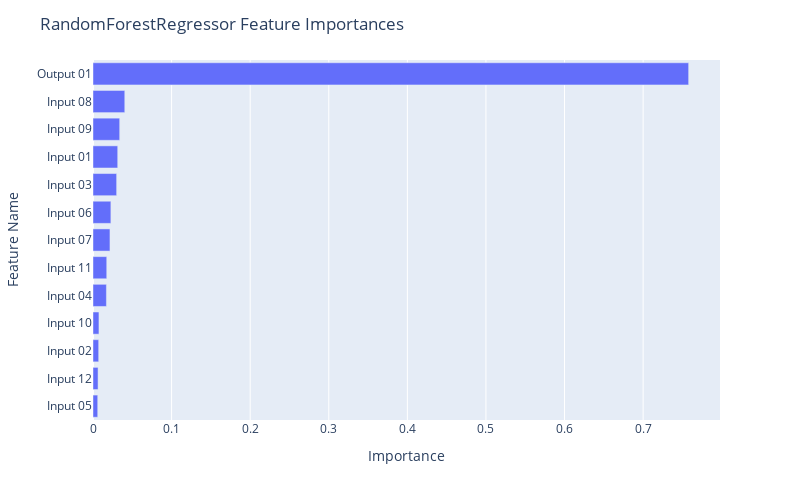

Notebook cell for this chart:
### Code cell
fig = px.bar(df_rf, x="Importance", y="Feature Name")

fig.update_layout(
    autosize=False,
    width=800,
    height=500,
    title_text=f"RandomForestRegressor Feature Importances",
    yaxis={'categoryorder':'total ascending'}
)

fig.show()

### Figure 1 — Plotly figure (JSON) as saved in the notebook; plotly's stock layout.template omitted (floating-point values rounded to 4 significant figures)
{"data": [{"alignmentgroup": "True", "hovertemplate": "Importance=%{x}<br>Feature Name=%{y}<extra></extra>", "legendgroup": "", "marker": {"color": "#636efa", "pattern": {"shape": ""}}, "name": "", "offsetgroup": "", "orientation": "h", "showlegend": false, "textposition": "auto", "type": "bar", "x": [0.7579, 0.04043, 0.03395, 0.03145, 0.03008, 0.02275, 0.02158, 0.01749, 0.01708, 0.007576, 0.007231, 0.006435, 0.006022], "xaxis": "x", "y": ["Output 01", "Input 08", "Input 09", "Input 01", "Input 03", "Input 06", "Input 07", "Input 11", "Input 04", "Input 10", "Input 02", "Input 12", "Input 05"], "yaxis": "y"}], "layout": {"autosize": false, "barmode": "relative", "height": 500, "legend": {"tracegroupgap": 0}, "margin": {"t": 60}, "title": {"text": "RandomForestRegressor Feature Importances"}, "width": 800, "xaxis": {"anchor": "y", "autorange": true, "domain": [0, 1], "range": [0, 0.7978], "title": {"text": "Importance"}, "type": "linear"}, "yaxis": {"anchor": "x", "autorange": true, "categoryorder": "total ascending", "domain": [0, 1], "range": [-0.5, 12.5], "title": {"text": "Feature Name"}, "type": "category"}}}
